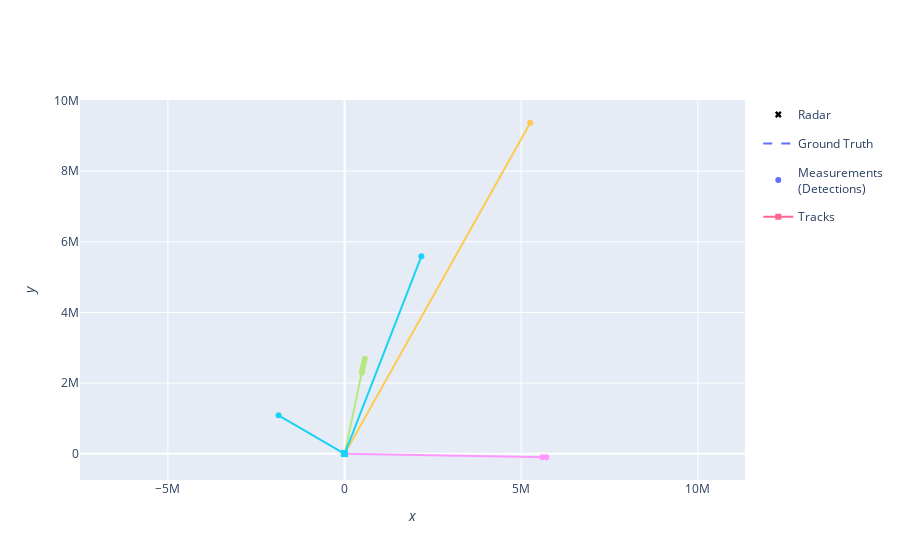

The code cell stored with this chart in its notebook:
### Markdown cell above
Plot the resulting tracks

### Code cell
plotter.plot_tracks(all_tracks, [0,2])
plotter.fig.show()
